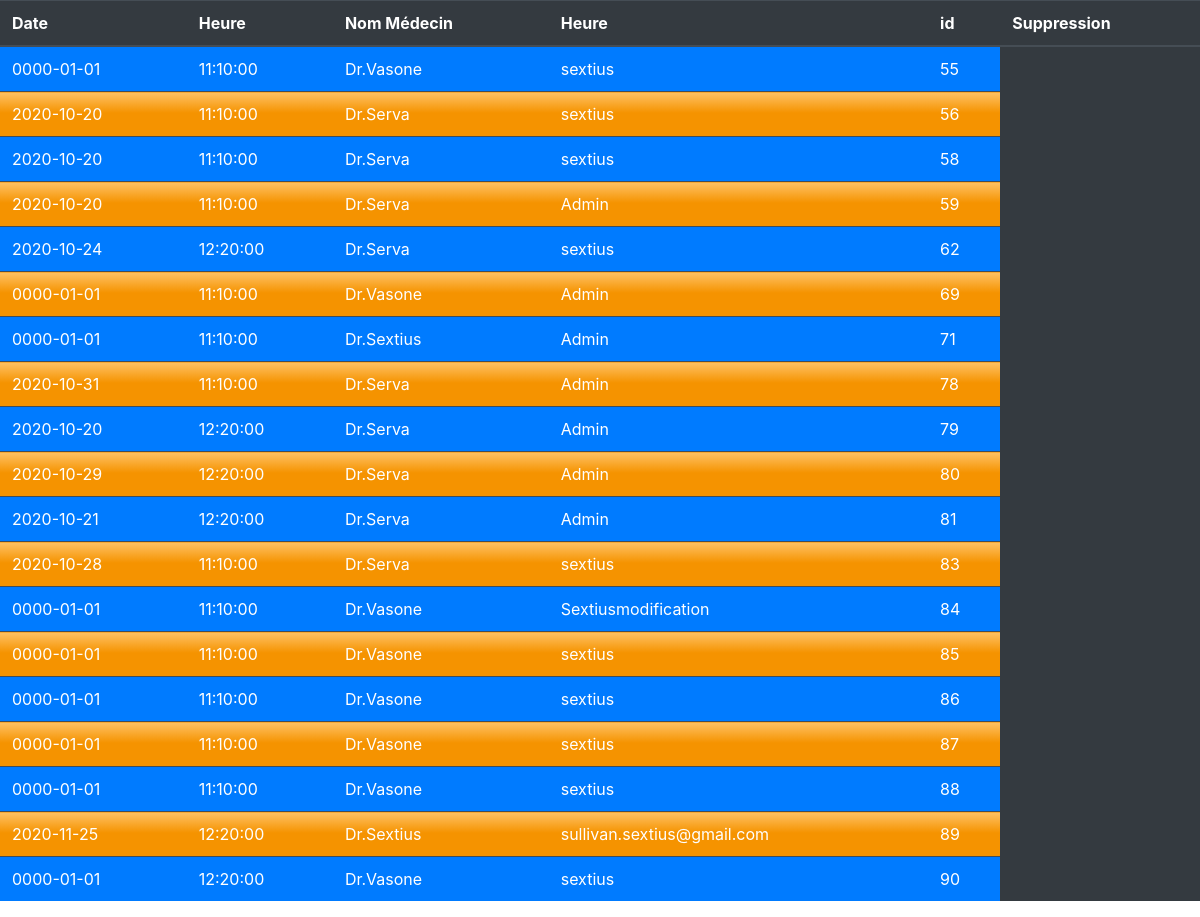
Page /traitement/traitement_vue_donnee_rdv.php on the committed database.
### tables this page shows
CREATE TABLE IF NOT EXISTS `rdv` (
  `id` int(11) NOT NULL AUTO_INCREMENT,
  `id_medecin` int(11) NOT NULL,
  `id_user` int(11) NOT NULL,
  `date` date NOT NULL,
  `heure` time NOT NULL,
  `nom_medecin` varchar(40) NOT NULL,
  `nom_patient` varchar(40) NOT NULL,
  PRIMARY KEY (`id`),
  KEY `id_medecin` (`id_medecin`),
  KEY `id_user` (`id_user`)
);

### traitement/traitement_vue_donnee_rdv.php (the view, shortened to what this page needs)
<link rel="stylesheet" href="https://cdn.jsdelivr.net/npm/bootstrap@4.5.3/dist/css/bootstrap.min.css">
<?php
require_once($_SERVER['DOCUMENT_ROOT']."/HSP_Site_Web/medico/manager/manager.php");
$manager = new Manager();
$db = $manager->connexion_bd();
$medecin = "SELECT date,heure,nom_medecin,nom_patient,id from rdv";
$request = $db->query($medecin);
$tab_connect = $request->fetchall();
 ?>
 <table class="table table-dark">
   <thead>
     <tr>
       <th scope="col">Date</th>
       <th scope="col">Heure</th>
       <th scope="col">Nom Médecin</th>
       <th scope="col">Heure</th>
        <th scope="col">id</th>
       <th scope="col">Suppression</th>
     </tr>
   </thead>
   <tbody>
      <?php for ($i=0; $i < count($tab_connect); $i++) {?>
<tr>
      <?php  foreach (array_unique($tab_connect[$i]) as $key => $value) {
        if($i%2 ==0){
          $class = 'bg-primary';
        }else { $class = 'orange';}
        ?>
          <td class=<?php echo $class; ?>><?php echo $value; ?></td>
  <?php  } ?>
</tr>
   <?php
      }
    ?>
   </tbody>
 </table>

### traitement/traitement_vue_donnee_rdv.php (style rules this page uses)
.orange { background: linear-gradient(180deg, #ffc164 0%, #f59300 46.12%, #f59300 97.02%); }

### rows in the picture
rdv: date "0000-01-01", heure "11:10:00", nom_medecin "Dr.Vasone", nom_patient "sextius", id "55"
rdv: date "2020-10-20", heure "11:10:00", nom_medecin "Dr.Serva", nom_patient "sextius", id "56"
rdv: date "2020-10-20", heure "11:10:00", nom_medecin "Dr.Serva", nom_patient "sextius", id "58"
rdv: date "2020-10-20", heure "11:10:00", nom_medecin "Dr.Serva", nom_patient "Admin", id "59"
rdv: date "2020-10-24", heure "12:20:00", nom_medecin "Dr.Serva", nom_patient "sextius", id "62"
rdv: date "0000-01-01", heure "11:10:00", nom_medecin "Dr.Vasone", nom_patient "Admin", id "69"
rdv: date "0000-01-01", heure "11:10:00", nom_medecin "Dr.Sextius", nom_patient "Admin", id "71"
rdv: date "2020-10-31", heure "11:10:00", nom_medecin "Dr.Serva", nom_patient "Admin", id "78"
rdv: date "2020-10-20", heure "12:20:00", nom_medecin "Dr.Serva", nom_patient "Admin", id "79"
rdv: date "2020-10-29", heure "12:20:00", nom_medecin "Dr.Serva", nom_patient "Admin", id "80"
rdv: date "2020-10-21", heure "12:20:00", nom_medecin "Dr.Serva", nom_patient "Admin", id "81"
rdv: date "2020-10-28", heure "11:10:00", nom_medecin "Dr.Serva", nom_patient "sextius", id "83"
rdv: date "0000-01-01", heure "11:10:00", nom_medecin "Dr.Vasone", nom_patient "Sextiusmodification", id "84"
rdv: date "0000-01-01", heure "11:10:00", nom_medecin "Dr.Vasone", nom_patient "sextius", id "85"
rdv: date "0000-01-01", heure "11:10:00", nom_medecin "Dr.Vasone", nom_patient "sextius", id "86"
rdv: date "0000-01-01", heure "11:10:00", nom_medecin "Dr.Vasone", nom_patient "sextius", id "87"
rdv: date "0000-01-01", heure "11:10:00", nom_medecin "Dr.Vasone", nom_patient "sextius", id "88"
rdv: date "2020-11-25", heure "12:20:00", nom_medecin "Dr.Sextius", nom_patient "sullivan.sextius@gmail.com", id "89"
rdv: date "0000-01-01", heure "12:20:00", nom_medecin "Dr.Vasone", nom_patient "sextius", id "90"
